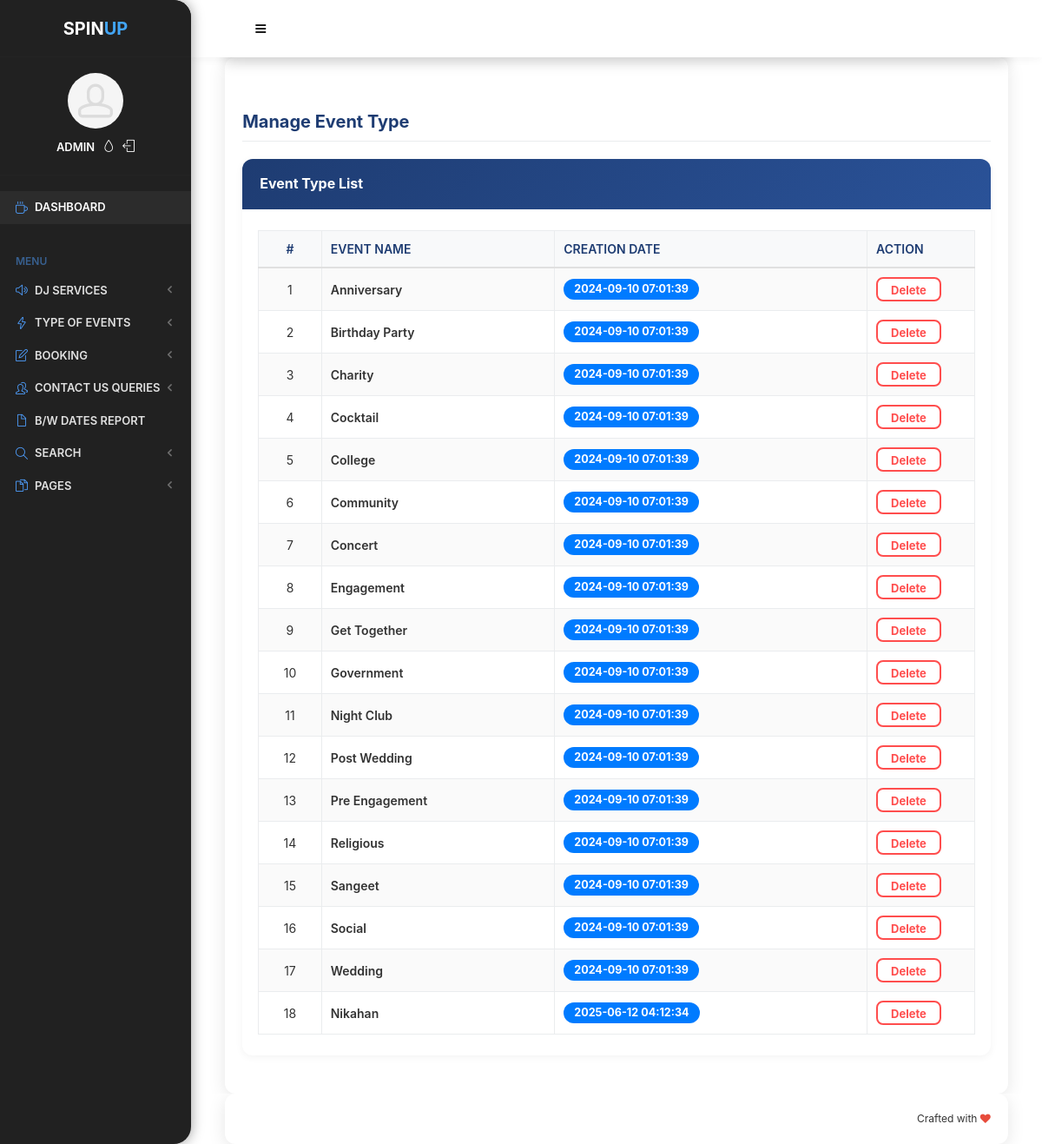
Page /odms/admin/manage-event-type.php (signed in) on the committed database.
### tables this page shows
CREATE TABLE `tbleventtype` (
  `ID` int(10) NOT NULL,
  `EventType` varchar(200) DEFAULT NULL,
  `CreationDate` timestamp NULL DEFAULT current_timestamp()
);

### odms/admin/manage-event-type.php (the view, shortened to what this page needs)
<?php
if (strlen($_SESSION['odmsaid']) == 0) {
    header('location:logout.php');
    exit();
} else {
?>
    <!doctype html>
    <html lang="en" class="no-focus">
    <head>
        <link rel="stylesheet" href="assets/js/plugins/datatables/dataTables.bootstrap4.min.css">
        <link rel="stylesheet" id="css-main" href="assets/css/codebase.min.css">
    </head>
    <body>
        <div id="page-container" class="sidebar-o sidebar-inverse side-scroll page-header-fixed main-content-narrow">
            <?php include_once('includes/sidebar.php'); ?>
            <?php include_once('includes/header.php'); ?>
            <main id="main-container">
                <div class="content">
                    <h2 class="content-heading">Manage Event Type</h2>
                    <div class="block">
                        <div class="block-header block-header-default">
                            <h3 class="block-title">Event Type List</h3>
                        </div>
                        <div class="block-content block-content-full">
                            <table class="table table-bordered table-striped table-vcenter js-dataTable-full-pagination">
                                <thead>
                                    <tr>
                                        <th class="text-center">#</th>
                                        <th>Event Name</th>
                                        <th>Creation Date</th>
                                        <th class="d-none d-sm-table-cell" style="width: 15%;">Action</th>
                                    </tr>
                                </thead>
                                <tbody>
                                    <?php
                                    $sql = "SELECT * FROM tbleventtype";
                                    $query = $dbh->prepare($sql);
                                    $query->execute();
                                    $results = $query->fetchAll(PDO::FETCH_OBJ);
                                    $cnt = 1;
                                    if ($query->rowCount() > 0) {
                                        foreach ($results as $row) {
                                    ?>
                                            <tr>
                                                <td class="text-center"><?php echo htmlentities($cnt); ?></td>
                                                <td class="font-w600"><?php echo htmlentities($row->EventType); ?></td>
                                                <td>
                                                    <span class="badge badge-primary"><?php echo htmlentities($row->CreationDate); ?></span>
                                                </td>
                                                <td>
                                                    <a href="manage-event-type.php?delid=<?php echo $row->ID; ?>"
                                                        onclick="return confirm('Do you really want to delete?');"
                                                        class="btn btn-danger btn-sm">Delete</a>
                                                </td>
                                            </tr>
                                    <?php $cnt++;
                                        }
                                    } ?>
                                </tbody>
                            </table>
                        </div>
                    </div>
                </div>
            </main>
            <?php include_once('includes/footer.php'); ?>
        </div>
    </body>
    </html>
<?php } ?>

### odms/admin/includes/sidebar.php (shortened to what this page needs)
<?php
if (strlen($_SESSION['odmsaid'] == 0)) {
    header('location:logout.php');
} else {
?>    <nav id="sidebar" style="background-color: #212121; box-shadow: 0 0 15px rgba(0,0,0,0.4); border-bottom-right-radius: 20px; border-top-right-radius: 20px;">
        <div id="sidebar-scroll">
            <div class="sidebar-content">
                                <div class="content-header content-header-fullrow px-15" style="background-color: #212121; border-bottom: 1px solid #242424;">
                    <div class="content-header-section text-center align-parent sidebar-mini-hidden">
                        <div class="content-header-item">
                            <a class="link-effect font-w700" href="dashboard.php">
                                <span class="font-size-xl text-white">SPIN</span><span class="font-size-xl text-primary">UP</span>
                            </a>
                        </div>
                    </div>
                </div>
                                                <div class="content-side content-side-full content-side-user px-10 align-parent" style="background-color: #212121; border-bottom: 1px solid #242424;">
                    <div class="sidebar-mini-hidden-b text-center">
                        <a class="img-link" href="admin-profile.php">
                            <img class="img-avatar" src="assets/img/avatars/avatar15.jpg" alt="">
                        </a>
                        <ul class="list-inline mt-10">
                            <li class="list-inline-item">
                                <a class="link-effect text-white font-size-sm font-w600 text-uppercase" href="admin-profile.php">Admin</a>
                            </li>
                            <li class="list-inline-item">
                                <a class="link-effect text-white" data-toggle="layout" data-action="sidebar_style_inverse_toggle" href="admin-profile.php">
                                    <i class="si si-drop"></i>
                                </a>
                            </li>
                            <li class="list-inline-item">
                                <a class="link-effect text-white" href="logout.php">
                                    <i class="si si-logout"></i>
                                </a>
                            </li>
                        </ul>
                    </div>
                </div>
                <div class="content-side content-side-full" style="background-color: #212121">                    <ul class="nav-main" style="color: #e0e0e0;">
                        <li class="open">
                            <a href="dashboard.php" style="color: #e0e0e0; background-color: #212121;"><i class="si si-cup" style="color: #4f9fff;"></i><span class="sidebar-mini-hide">Dashboard</span></a>
                        </li>
                        <li class="nav-main-heading" style="color: #4f9fff; margin-top: 10px;"><span class="sidebar-mini-visible">UI</span><span class="sidebar-mini-hidden">Menu</span></li>
                        <li>
                            <a class="nav-submenu" data-toggle="nav-submenu" style="color: #e0e0e0;"><i class="si si-volume-2" style="color: #4f9fff;"></i><span class="sidebar-mini-hide">DJ Services</span></a>
                        </li>
                        <li>
                            <a class="nav-submenu" data-toggle="nav-submenu" href="#" style="color: #e0e0e0;"><i class="si si-energy" style="color: #4f9fff;"></i><span class="sidebar-mini-hide">Type of Events</span></a>
                        </li>
                        <li>
                            <a class="nav-submenu" data-toggle="nav-submenu" href="#" style="color: #e0e0e0;"><i class="si si-note" style="color: #4f9fff;"></i><span class="sidebar-mini-hide">Booking</span></a>
                        </li>
                        <li>
                            <a class="nav-submenu" data-toggle="nav-submenu" href="#" style="color: #e0e0e0;"><i class="si si-users" style="color: #4f9fff;"></i><span class="sidebar-mini-hide">Contact Us Queries</span></a>
                        </li>
                        <li>
                            <a href="between-dates-report.php" style="color: #e0e0e0;"><i class="si si-doc" style="color: #4f9fff;"></i><span class="sidebar-mini-hide">B/w Dates Report</span></a>
                        </li>
                        <li>
                            <a class="nav-submenu" data-toggle="nav-submenu" href="#" style="color: #e0e0e0;"><i class="si si-magnifier" style="color: #4f9fff;"></i><span class="sidebar-mini-hide">Search</span></a>
                        </li>
                        <li>
                            <a class="nav-submenu" data-toggle="nav-submenu" href="#" style="color: #e0e0e0;"><i class="si si-docs" style="color: #4f9fff;"></i><span class="sidebar-mini-hide">Pages</span></a>
                        </li>
                    </ul>
                </div>
            </div>
        </div>
    </nav>
<?php } ?>

### odms/admin/includes/header.php (shortened to what this page needs)
<?php
if (strlen($_SESSION['odmsaid']) == 0) {
    header('location:logout.php');
} else {
?>
    <header id="page-header">
        <div class="content-header" style="background-color: #1a1f2e; box-shadow: 0 0.5rem 1rem rgba(0,0,0,.15);">
            <div class="content-header-section">
                <button type="button" class="btn btn-circle btn-dual-secondary" data-toggle="layout" data-action="sidebar_toggle">
                </button>
            </div>
        </div>
    </header>
<?php } ?>
<header id="page-header">
    <div class="content-header">
        <div class="content-header-section">
            <button type="button" class="btn btn-circle btn-dual-secondary" data-toggle="layout" data-action="sidebar_toggle">
                <i class="fa fa-navicon"></i>
            </button>
        </div>
    </div>
</header>

### odms/admin/includes/footer.php (shortened to what this page needs)
<footer id="page-footer" class="opacity-0">
    <div class="content py-20 font-size-xs clearfix">
        <div class="float-right">
            Crafted with <i class="fa fa-heart text-pulse"></i>
        </div>
    </div>
</footer>

### odms/admin/manage-event-type.php (style rules this page uses)
body { background: #ffffff; color: #333; }
#page-container { background: transparent; }
.content { background: #ffffff; border-radius: 12px; padding: 20px; box-shadow: 0 4px 20px rgba(0, 0, 0, 0.1); }
.content-heading { color: #1e3c72; font-weight: bold; margin-bottom: 20px; }
.block { background: #ffffff; border-radius: 12px; overflow: hidden; box-shadow: 0 2px 10px rgba(0, 0, 0, 0.05); }
.block-header { background: linear-gradient(135deg, #1e3c72 0%, #2a5298 100%); border-bottom: none; padding: 15px 20px; }
.block-title { color: #ffffff; font-weight: bold; }
.table { background: #ffffff; border-radius: 8px; margin-bottom: 0; }
.table thead th { background: #f8f9fa; color: #1e3c72; font-weight: 600; border-bottom: 2px solid #e0e0e0; }
.table td { vertical-align: middle; }
.badge { padding: 6px 12px; border-radius: 12px; font-weight: bold; font-size: 0.9rem; }
.badge-primary { background: #007BFF; color: #ffffff; font-weight: bold; }
.btn-danger { background: #ffffff; border: 2px solid #FF4D4D; color: #FF4D4D; border-radius: 8px; padding: 5px 15px; font-weight: bold; transition: all 0.3s ease; }

### odms/admin/includes/sidebar.php (style rules this page uses)
.nav-main li a:hover, .nav-main li.open > a { background-color: #2c2c2c !important; color: #ffffff !important; }

### rows in the picture
tbleventtype: EventType "Anniversary", CreationDate "2024-09-10 07:01:39"
tbleventtype: EventType "Birthday Party", CreationDate "2024-09-10 07:01:39"
tbleventtype: EventType "Charity", CreationDate "2024-09-10 07:01:39"
tbleventtype: EventType "Cocktail", CreationDate "2024-09-10 07:01:39"
tbleventtype: EventType "College", CreationDate "2024-09-10 07:01:39"
tbleventtype: EventType "Community", CreationDate "2024-09-10 07:01:39"
tbleventtype: EventType "Concert", CreationDate "2024-09-10 07:01:39"
tbleventtype: EventType "Engagement", CreationDate "2024-09-10 07:01:39"
tbleventtype: EventType "Get Together", CreationDate "2024-09-10 07:01:39"
tbleventtype: EventType "Government", CreationDate "2024-09-10 07:01:39"
tbleventtype: EventType "Night Club", CreationDate "2024-09-10 07:01:39"
tbleventtype: EventType "Post Wedding", CreationDate "2024-09-10 07:01:39"
tbleventtype: EventType "Pre Engagement", CreationDate "2024-09-10 07:01:39"
tbleventtype: EventType "Religious", CreationDate "2024-09-10 07:01:39"
tbleventtype: EventType "Sangeet", CreationDate "2024-09-10 07:01:39"
tbleventtype: EventType "Social", CreationDate "2024-09-10 07:01:39"
tbleventtype: EventType "Wedding", CreationDate "2024-09-10 07:01:39"
tbleventtype: EventType "Nikahan", CreationDate "2025-06-12 04:12:34"
